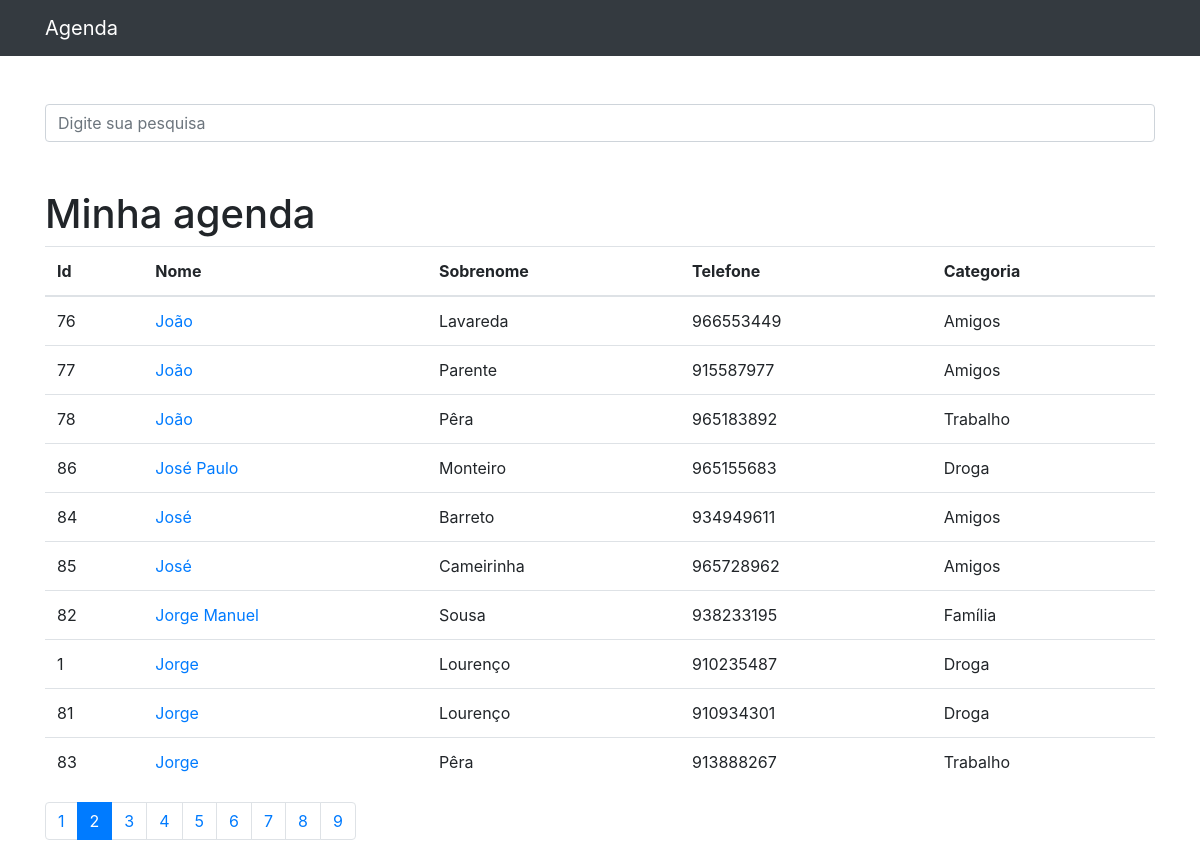
/?page=2&termo=, run on the app's committed database.
### contactos/models.py (models this page shows, shortened)
class Contacto(models.Model):
    nome = models.CharField('Nome', max_length=100)
    apelido = models.CharField('Apelido', max_length=100, blank=True)
    telefone = models.CharField('Telefone', max_length=15, unique=True)
    email = models.EmailField('E-mail', blank=True)
    data_criacao = models.DateTimeField('Data de criação', default=timezone.now)
    descricao = models.TextField(blank=True)
    categoria = models.ForeignKey(Categoria, on_delete=models.DO_NOTHING)
    mostrar = models.BooleanField(default=True)
    foto = models.ImageField('Foto', blank=True, upload_to='fotos')

class Categoria(models.Model):
    nome = models.CharField(max_length=200)
    def __str__(self):
        return self.nome

### contactos/views.py (the view)
# urls.py: urlpatterns = [path('', views.index, name='index'),
def index(request):
    contactos = Contacto.objects.order_by('-nome').filter(mostrar=True)
    pagina = Paginator(contactos, 10)
    pag = request.GET.get('page')
    contactos = pagina.get_page(pag)
    return render(request, 'contactos/index.html', {'contactos': contactos})

### contactos/templates/contactos/index.html
{% extends 'base.html' %}
{% block conteudo %}
<h1 class="mt-5">Minha agenda</h1>
<table class="table">
  <thead>
    <tr>
      <th>Id</th>
      <th>Nome</th>
      <th>Sobrenome</th>
      <th>Telefone</th>
      <th>Categoria</th>
    </tr>
  </thead>
  <tbody>
  {% for contacto in contactos %}
    <tr>
      <td>{{ contacto.id }}</td>
      <td>
        <a href="{% url 'detalhe' contacto.id %}">{{ contacto.nome }}</a>
      </td>
      <td>{{ contacto.apelido }}</td>
      <td>{{ contacto.telefone }}</td>
      <td>{{ contacto.categoria }}</td>
    </tr>
  {% endfor %}
  </tbody>
</table>
<nav aria-label="Page navigation example">
  <ul class="pagination">
    {% for pagina in contactos.paginator.page_range %}
    {% if contactos.number == pagina %}
    <li class="page-item active">
      <a class="page-link" href="?page={{ pagina }}&termo={{ request.GET.termo }}">{{ pagina }}</a>
    </li>
    {% else %}
    <li class="page-item">
      <a class="page-link" href="?page={{ pagina }}&termo={{ request.GET.termo }}">{{ pagina }}</a>
    </li>
    {% endif %}
    {% endfor %}
  </ul>
</nav>
{% endblock %}

### data on the page
Contacto: id "76", nome "João", apelido "Lavareda", telefone "966553449", categoria "Amigos"
Contacto: id "77", nome "João", apelido "Parente", telefone "915587977", categoria "Amigos"
Contacto: id "78", nome "João", apelido "Pêra", telefone "965183892", categoria "Trabalho"
Contacto: id "86", nome "José Paulo", apelido "Monteiro", telefone "965155683", categoria "Droga"
Contacto: id "84", nome "José", apelido "Barreto", telefone "934949611", categoria "Amigos"
Contacto: id "85", nome "José", apelido "Cameirinha", telefone "965728962", categoria "Amigos"
Contacto: id "82", nome "Jorge Manuel", apelido "Sousa", telefone "938233195", categoria "Família"
Contacto: id "1", nome "Jorge", apelido "Lourenço", telefone "910235487", categoria "Droga"
Contacto: id "81", nome "Jorge", apelido "Lourenço", telefone "910934301", categoria "Droga"
Contacto: id "83", nome "Jorge", apelido "Pêra", telefone "913888267", categoria "Trabalho"

### other printed values
{{ pagina }} "1" "3" "4" "5" "6" "7" "8" "9"
{{ pagina }} "2"
